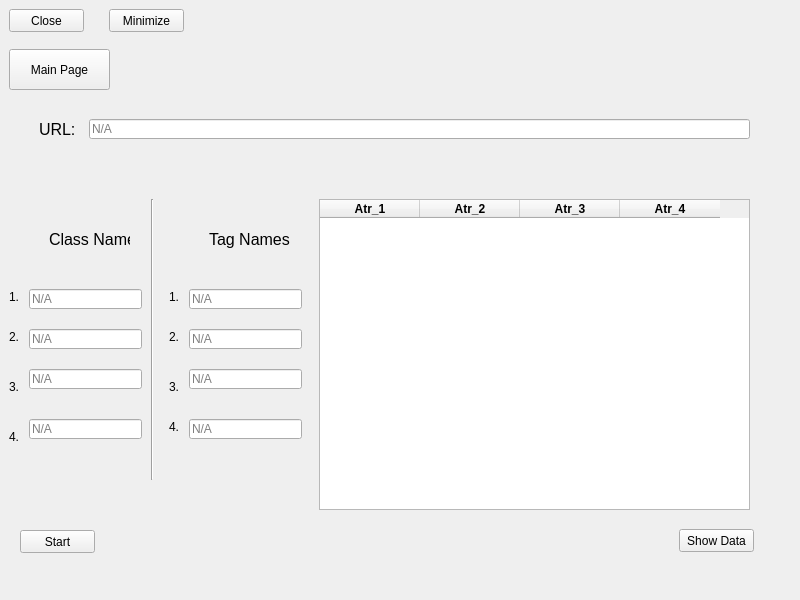
<?xml version="1.0" encoding="UTF-8"?>
<ui version="4.0">
 <class>MainWindow</class>
 <widget class="QMainWindow" name="MainWindow">
  <property name="geometry">
   <rect>
    <x>0</x>
    <y>0</y>
    <width>800</width>
    <height>600</height>
   </rect>
  </property>
  <property name="windowTitle">
   <string>MainWindow</string>
  </property>
  <widget class="QWidget" name="centralwidget">
   <widget class="QPushButton" name="start_btn">
    <property name="geometry">
     <rect>
      <x>20</x>
      <y>530</y>
      <width>75</width>
      <height>23</height>
     </rect>
    </property>
    <property name="text">
     <string>Start</string>
    </property>
   </widget>
   <widget class="QFrame" name="frame">
    <property name="geometry">
     <rect>
      <x>-1</x>
      <y>-1</y>
      <width>811</width>
      <height>621</height>
     </rect>
    </property>
    <property name="autoFillBackground">
     <bool>true</bool>
    </property>
    <property name="frameShape">
     <enum>QFrame::StyledPanel</enum>
    </property>
    <property name="frameShadow">
     <enum>QFrame::Raised</enum>
    </property>
    <widget class="QTableWidget" name="tableWidget">
     <property name="geometry">
      <rect>
       <x>320</x>
       <y>200</y>
       <width>431</width>
       <height>311</height>
      </rect>
     </property>
     <column>
      <property name="text">
       <string>Atr_1</string>
      </property>
      <property name="font">
       <font>
        <weight>75</weight>
        <bold>true</bold>
       </font>
      </property>
     </column>
     <column>
      <property name="text">
       <string>Atr_2</string>
      </property>
      <property name="font">
       <font>
        <weight>75</weight>
        <bold>true</bold>
       </font>
      </property>
     </column>
     <column>
      <property name="text">
       <string>Atr_3</string>
      </property>
      <property name="font">
       <font>
        <weight>75</weight>
        <bold>true</bold>
       </font>
      </property>
     </column>
     <column>
      <property name="text">
       <string>Atr_4</string>
      </property>
      <property name="font">
       <font>
        <weight>75</weight>
        <bold>true</bold>
       </font>
      </property>
     </column>
    </widget>
    <widget class="QLabel" name="label">
     <property name="geometry">
      <rect>
       <x>50</x>
       <y>230</y>
       <width>81</width>
       <height>21</height>
      </rect>
     </property>
     <property name="font">
      <font>
       <pointsize>12</pointsize>
      </font>
     </property>
     <property name="text">
      <string>Class Names</string>
     </property>
    </widget>
    <widget class="QLabel" name="label_2">
     <property name="geometry">
      <rect>
       <x>210</x>
       <y>230</y>
       <width>81</width>
       <height>21</height>
      </rect>
     </property>
     <property name="font">
      <font>
       <pointsize>12</pointsize>
      </font>
     </property>
     <property name="text">
      <string>Tag Names</string>
     </property>
    </widget>
    <widget class="QLabel" name="label_3">
     <property name="geometry">
      <rect>
       <x>10</x>
       <y>290</y>
       <width>21</width>
       <height>16</height>
      </rect>
     </property>
     <property name="text">
      <string>1.</string>
     </property>
    </widget>
    <widget class="QLabel" name="label_4">
     <property name="geometry">
      <rect>
       <x>10</x>
       <y>380</y>
       <width>21</width>
       <height>16</height>
      </rect>
     </property>
     <property name="text">
      <string>3.</string>
     </property>
    </widget>
    <widget class="QLabel" name="label_5">
     <property name="geometry">
      <rect>
       <x>10</x>
       <y>430</y>
       <width>21</width>
       <height>16</height>
      </rect>
     </property>
     <property name="text">
      <string>4.</string>
     </property>
    </widget>
    <widget class="QLabel" name="label_6">
     <property name="geometry">
      <rect>
       <x>10</x>
       <y>330</y>
       <width>21</width>
       <height>16</height>
      </rect>
     </property>
     <property name="text">
      <string>2.</string>
     </property>
    </widget>
    <widget class="QLabel" name="label_7">
     <property name="geometry">
      <rect>
       <x>170</x>
       <y>420</y>
       <width>21</width>
       <height>16</height>
      </rect>
     </property>
     <property name="text">
      <string>4.</string>
     </property>
    </widget>
    <widget class="QLabel" name="label_8">
     <property name="geometry">
      <rect>
       <x>170</x>
       <y>330</y>
       <width>21</width>
       <height>16</height>
      </rect>
     </property>
     <property name="text">
      <string>2.</string>
     </property>
    </widget>
    <widget class="QLabel" name="label_9">
     <property name="geometry">
      <rect>
       <x>170</x>
       <y>380</y>
       <width>21</width>
       <height>16</height>
      </rect>
     </property>
     <property name="text">
      <string>3.</string>
     </property>
    </widget>
    <widget class="QLabel" name="label_10">
     <property name="geometry">
      <rect>
       <x>170</x>
       <y>290</y>
       <width>21</width>
       <height>16</height>
      </rect>
     </property>
     <property name="text">
      <string>1.</string>
     </property>
    </widget>
    <widget class="Line" name="line">
     <property name="geometry">
      <rect>
       <x>143</x>
       <y>200</y>
       <width>20</width>
       <height>281</height>
      </rect>
     </property>
     <property name="orientation">
      <enum>Qt::Vertical</enum>
     </property>
    </widget>
    <widget class="QLabel" name="label_11">
     <property name="geometry">
      <rect>
       <x>40</x>
       <y>120</y>
       <width>81</width>
       <height>21</height>
      </rect>
     </property>
     <property name="font">
      <font>
       <pointsize>12</pointsize>
      </font>
     </property>
     <property name="text">
      <string>URL:</string>
     </property>
    </widget>
    <widget class="QPushButton" name="mainPage_btn">
     <property name="geometry">
      <rect>
       <x>10</x>
       <y>50</y>
       <width>101</width>
       <height>41</height>
      </rect>
     </property>
     <property name="text">
      <string>Main Page</string>
     </property>
    </widget>
    <widget class="QPushButton" name="MinimizeButton">
     <property name="geometry">
      <rect>
       <x>110</x>
       <y>10</y>
       <width>75</width>
       <height>23</height>
      </rect>
     </property>
     <property name="text">
      <string>Minimize</string>
     </property>
    </widget>
    <widget class="QPushButton" name="CrossButton">
     <property name="geometry">
      <rect>
       <x>10</x>
       <y>10</y>
       <width>75</width>
       <height>23</height>
      </rect>
     </property>
     <property name="text">
      <string>Close</string>
     </property>
    </widget>
    <widget class="QLineEdit" name="class1">
     <property name="geometry">
      <rect>
       <x>30</x>
       <y>290</y>
       <width>113</width>
       <height>20</height>
      </rect>
     </property>
     <property name="placeholderText">
      <string>N/A</string>
     </property>
    </widget>
    <widget class="QLineEdit" name="class3">
     <property name="geometry">
      <rect>
       <x>30</x>
       <y>370</y>
       <width>113</width>
       <height>20</height>
      </rect>
     </property>
     <property name="placeholderText">
      <string>N/A</string>
     </property>
    </widget>
    <widget class="QLineEdit" name="class2">
     <property name="geometry">
      <rect>
       <x>30</x>
       <y>330</y>
       <width>113</width>
       <height>20</height>
      </rect>
     </property>
     <property name="placeholderText">
      <string>N/A</string>
     </property>
    </widget>
    <widget class="QLineEdit" name="class4">
     <property name="geometry">
      <rect>
       <x>30</x>
       <y>420</y>
       <width>113</width>
       <height>20</height>
      </rect>
     </property>
     <property name="placeholderText">
      <string>N/A</string>
     </property>
    </widget>
    <widget class="QLineEdit" name="tag2">
     <property name="geometry">
      <rect>
       <x>190</x>
       <y>330</y>
       <width>113</width>
       <height>20</height>
      </rect>
     </property>
     <property name="placeholderText">
      <string>N/A</string>
     </property>
    </widget>
    <widget class="QLineEdit" name="tag4">
     <property name="geometry">
      <rect>
       <x>190</x>
       <y>420</y>
       <width>113</width>
       <height>20</height>
      </rect>
     </property>
     <property name="placeholderText">
      <string>N/A</string>
     </property>
    </widget>
    <widget class="QLineEdit" name="tag1">
     <property name="geometry">
      <rect>
       <x>190</x>
       <y>290</y>
       <width>113</width>
       <height>20</height>
      </rect>
     </property>
     <property name="placeholderText">
      <string>N/A</string>
     </property>
    </widget>
    <widget class="QLineEdit" name="tag3">
     <property name="geometry">
      <rect>
       <x>190</x>
       <y>370</y>
       <width>113</width>
       <height>20</height>
      </rect>
     </property>
     <property name="placeholderText">
      <string>N/A</string>
     </property>
    </widget>
    <widget class="QLineEdit" name="URLHolder">
     <property name="geometry">
      <rect>
       <x>90</x>
       <y>120</y>
       <width>661</width>
       <height>20</height>
      </rect>
     </property>
     <property name="placeholderText">
      <string>N/A</string>
     </property>
    </widget>
    <widget class="QPushButton" name="ShowData">
     <property name="geometry">
      <rect>
       <x>680</x>
       <y>530</y>
       <width>75</width>
       <height>23</height>
      </rect>
     </property>
     <property name="text">
      <string>Show Data</string>
     </property>
     <property name="checkable">
      <bool>false</bool>
     </property>
    </widget>
   </widget>
   <zorder>frame</zorder>
   <zorder>start_btn</zorder>
  </widget>
 </widget>
 <resources/>
 <connections/>
</ui>
